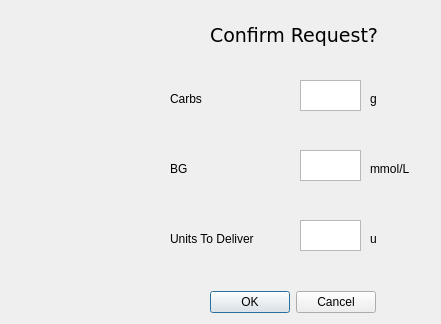
    <widget class="QWidget" name="confirmBolusPage">
     <widget class="QLabel" name="label_16">
      <property name="geometry">
       <rect>
        <x>210</x>
        <y>20</y>
        <width>171</width>
        <height>31</height>
       </rect>
      </property>
      <property name="font">
       <font>
        <family>DejaVu Sans</family>
        <pointsize>14</pointsize>
       </font>
      </property>
      <property name="text">
       <string>Confirm Request?</string>
      </property>
     </widget>
     <widget class="QLabel" name="label_17">
      <property name="geometry">
       <rect>
        <x>170</x>
        <y>90</y>
        <width>62</width>
        <height>17</height>
       </rect>
      </property>
      <property name="text">
       <string>Carbs</string>
      </property>
     </widget>
     <widget class="QLabel" name="label_18">
      <property name="geometry">
       <rect>
        <x>170</x>
        <y>160</y>
        <width>62</width>
        <height>17</height>
       </rect>
      </property>
      <property name="text">
       <string>BG</string>
      </property>
     </widget>
     <widget class="QLabel" name="label_19">
      <property name="geometry">
       <rect>
        <x>170</x>
        <y>230</y>
        <width>111</width>
        <height>17</height>
       </rect>
      </property>
      <property name="text">
       <string>Units To Deliver</string>
      </property>
     </widget>
     <widget class="QTextEdit" name="conCarb">
      <property name="geometry">
       <rect>
        <x>300</x>
        <y>80</y>
        <width>61</width>
        <height>31</height>
       </rect>
      </property>
      <property name="readOnly">
       <bool>true</bool>
      </property>
     </widget>
     <widget class="QTextEdit" name="conBG">
      <property name="geometry">
       <rect>
        <x>300</x>
        <y>150</y>
        <width>61</width>
        <height>31</height>
       </rect>
      </property>
      <property name="readOnly">
       <bool>true</bool>
      </property>
     </widget>
     <widget class="QTextEdit" name="conUnits">
      <property name="geometry">
       <rect>
        <x>300</x>
        <y>220</y>
        <width>61</width>
        <height>31</height>
       </rect>
      </property>
      <property name="readOnly">
       <bool>true</bool>
      </property>
     </widget>
     <widget class="QLabel" name="label_20">
      <property name="geometry">
       <rect>
        <x>370</x>
        <y>90</y>
        <width>62</width>
        <height>17</height>
       </rect>
      </property>
      <property name="text">
       <string>g</string>
      </property>
     </widget>
     <widget class="QLabel" name="label_21">
      <property name="geometry">
       <rect>
        <x>370</x>
        <y>160</y>
        <width>62</width>
        <height>17</height>
       </rect>
      </property>
      <property name="text">
       <string>mmol/L</string>
      </property>
     </widget>
     <widget class="QLabel" name="label_22">
      <property name="geometry">
       <rect>
        <x>370</x>
        <y>230</y>
        <width>62</width>
        <height>17</height>
       </rect>
      </property>
      <property name="text">
       <string>u</string>
      </property>
     </widget>
     <widget class="QDialogButtonBox" name="buttonBox">
      <property name="geometry">
       <rect>
        <x>210</x>
        <y>290</y>
        <width>166</width>
        <height>25</height>
       </rect>
      </property>
      <property name="standardButtons">
       <set>QDialogButtonBox::Cancel|QDialogButtonBox::Ok</set>
      </property>
     </widget>
    </widget>
